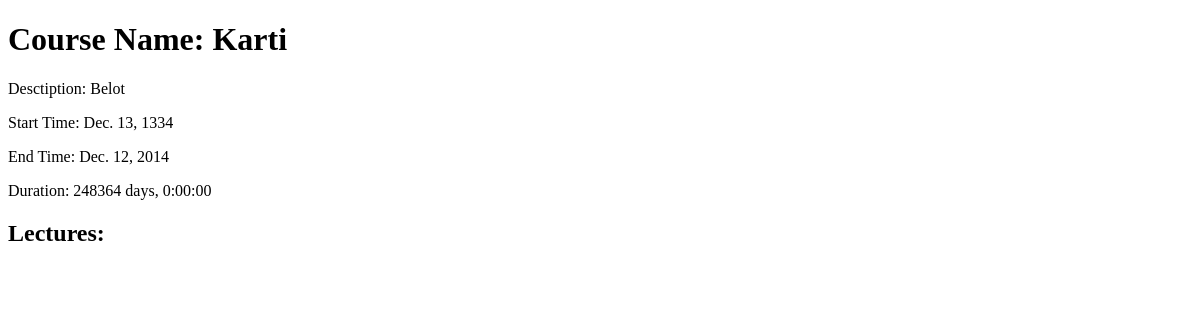
The app's page /course/Karti/, older data.
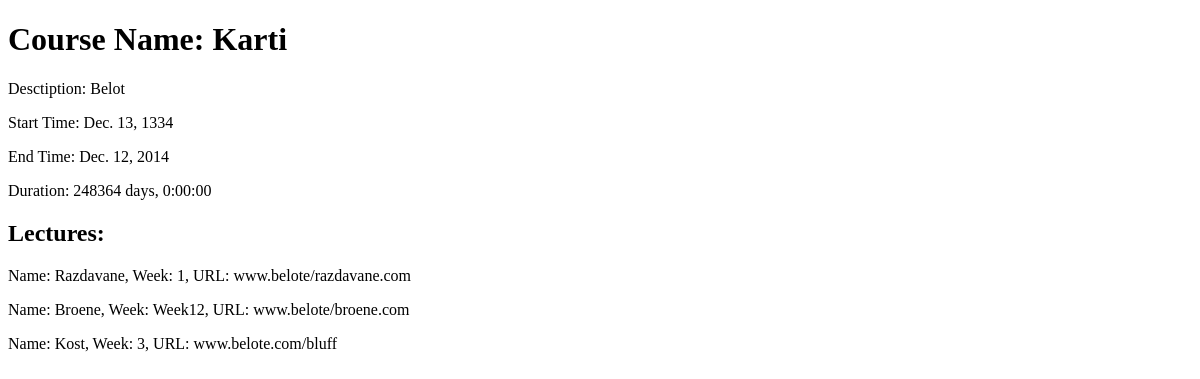
The same page, newer data.
### lecture/models.py (models this page shows)
class Lecture(models.Model):
    name = models.TextField(max_length=100)
    week = models.TextField(max_length=10)
    url = models.TextField(max_length=1000)
    course = models.ForeignKey(Course, null=True)

### courses/views.py (the view)
# urls.py: url(r'^course/(?P<course_name>\w+)/$', course_view.show_course),
def show_course(request, **params):
    course = Course.objects.filter(name=params['course_name']).first()
    lectures = Lecture.objects.filter(course=course)
    return render(request, 'show_course.html', locals())

### courses/models.py (called while the page is built)
    def duration(self):
        return self.end_date - self.start_date

### courses/templates/show_course.html (shortened to what this page needs)
<!DOCTYPE html>
<html>
<head>
</head>
<body>
    <h1>Course Name: {{ course.name }}</h1>
    <p>Desctiption: {{ course.description }}</p>
    <p>Start Time: {{ course.start_date }}</p>
    <p>End Time: {{ course.end_date }}</p>
    <p>Duration: {{ course.duration }}</p>
    <h2>Lectures:</h2>
    {% for lecture in lectures %}
        <p>Name: {{ lecture.name }}, Week: {{ lecture.week }}, URL: {{ lecture.url }}</p>
    {% endfor %}
</body>
</html>

Row changes from the older to the newer data that the page shows:
now on this page (row edited): Lecture: name "Razdavane", week "1", url "www.belote/razdavane.com"
now on this page (row edited): Lecture: name "Broene", week "Week12", url "www.belote/broene.com"
added Lecture: name "Kost", week "3", url "www.belote.com/bluff"
